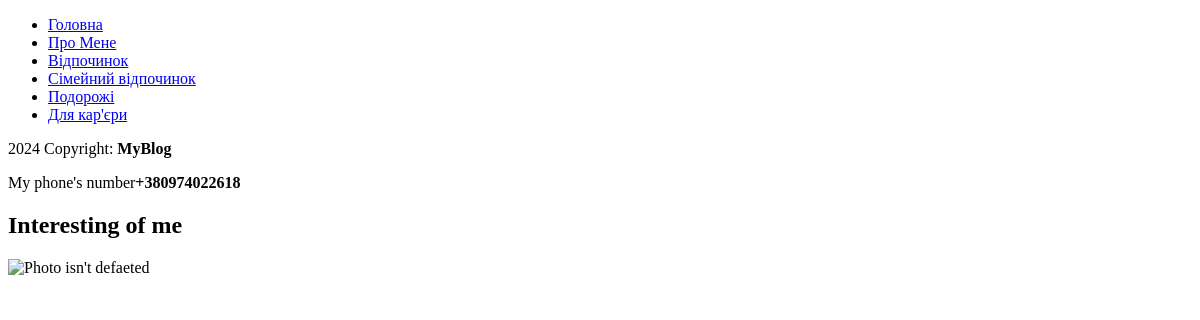
Before: /about with the older database file.
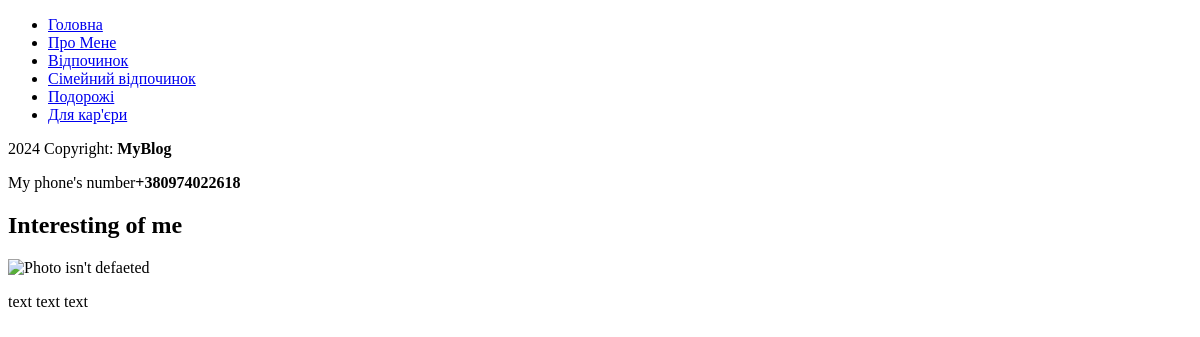
After: the same page with the newer database file.
### tables this page shows
CREATE TABLE user (
	user_id INTEGER PRIMARY KEY AUTOINCREMENT,
	name TEXT,
	image TEXT,
	login TEXT,
	password TEXT,
	description_short TEXT,
	description TEXT 
);

### main.py (the view)
@app.route('/about')
def about():
    user = db.getUser()
    print(user)
    return render_template('about.html', user=user)

### db_scripts.py (called while the page is built)
def open():
    global connection, cursor
    connection = sqlite3.connect(db_name)
    cursor = connection.cursor()

def close():
    cursor.close()
    connection.close()

def getUser():
    open()
    cursor.execute('''SELECT * From user''')
    user = cursor.fetchone()
    close()
    return user

### templates/about.html
{% include "index.html" %}
{% block content %}
<h2>Interesting of me</h2>
<img src="..." alt="Photo isn't defaeted" width="500px" hight="500px">
<p>
    {{user[6]}}
</p>
{% endblock %}

### templates/index.html (shortened to what this page needs)
<!DOCTYPE html>
<html lang="en">
<head>
</head>
<body>
    {% include "menu.html" %}
    {% include "footer.html" %}
</body>
</html>

### templates/menu.html
<header>
    <ul>
        <li>
            <a href="/">Головна</a>
        </li>
        <li>
            <a href="/about">Про Мене</a>
        </li>
        <li>
            <a href="post/category/rest">Відпочинок</a>
        </li>
        <li>
            <a href="post/category/family">Сімейний відпочинок</a>
        </li>
        <li>
            <a href="post/category/travel">Подорожі</a>
        </li>
        <li>
            <a href="post/category/business">Для кар'єри</a>
        </li>
    </ul>
</header>

### templates/footer.html
<footer>
    <p>2024 Copyright: <b>MyBlog</b></p>
    <p>My phone's number<b>+380974022618</b></p>
</footer>

Changed rows visible on the page:
added user: description "text text text"
